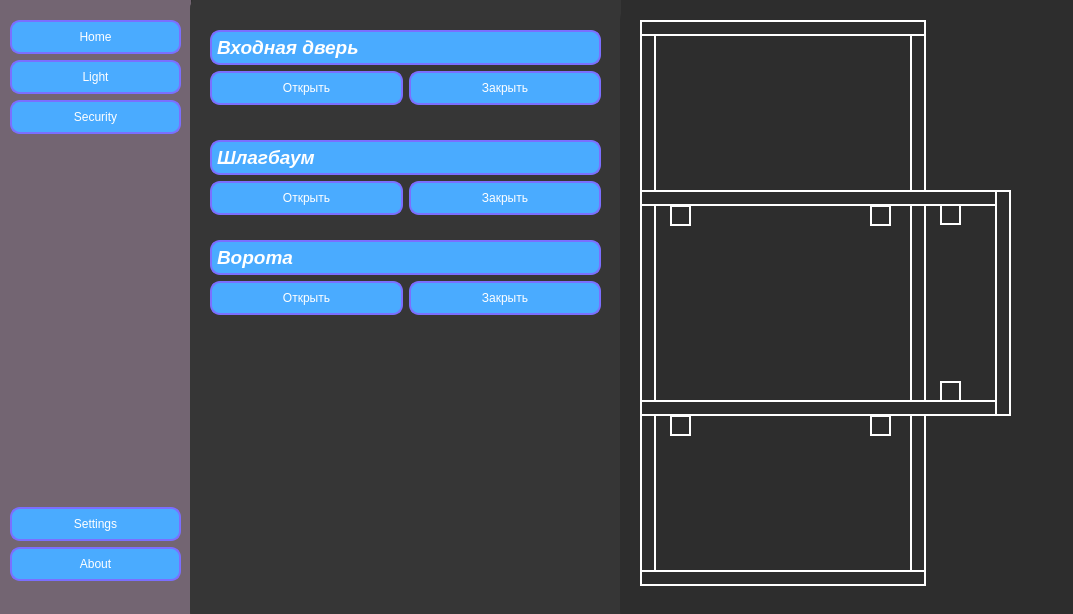
<?xml version="1.0" encoding="UTF-8"?>
<ui version="4.0">
 <class>MainWindow</class>
 <widget class="QMainWindow" name="MainWindow">
  <property name="geometry">
   <rect>
    <x>0</x>
    <y>0</y>
    <width>1073</width>
    <height>614</height>
   </rect>
  </property>
  <property name="windowTitle">
   <string>MainWindow</string>
  </property>
  <property name="autoFillBackground">
   <bool>false</bool>
  </property>
  <property name="styleSheet">
   <string notr="true">background-color: rgb(45, 45, 45);
border-radius: 20%;</string>
  </property>
  <widget class="QWidget" name="centralwidget">
   <widget class="QWidget" name="widget" native="true">
    <property name="geometry">
     <rect>
      <x>0</x>
      <y>0</y>
      <width>191</width>
      <height>621</height>
     </rect>
    </property>
    <property name="styleSheet">
     <string notr="true">background-color: rgb(115, 101, 114);
border-radius: 0%;</string>
    </property>
    <widget class="QWidget" name="layoutWidget">
     <property name="geometry">
      <rect>
       <x>10</x>
       <y>20</y>
       <width>171</width>
       <height>561</height>
      </rect>
     </property>
     <layout class="QVBoxLayout" name="verticalLayout_3">
      <item>
       <layout class="QVBoxLayout" name="verticalLayout_2">
        <item>
         <widget class="QPushButton" name="BTN_Home">
          <property name="styleSheet">
           <string notr="true">border: 2px solid rgb(123, 111, 255);
color: white;
border-radius: 10%;
height: 30px;
background-color: rgb(74, 171, 255);</string>
          </property>
          <property name="text">
           <string>Home</string>
          </property>
          <property name="icon">
           <iconset>
            <normaloff>ICONS/ios-home.svg</normaloff>ICONS/ios-home.svg</iconset>
          </property>
         </widget>
        </item>
        <item>
         <widget class="QPushButton" name="BTN_Light">
          <property name="styleSheet">
           <string notr="true">border: 2px solid rgb(123, 111, 255);
color: white;
border-radius: 10%;
height: 30px;
background-color: rgb(74, 171, 255);</string>
          </property>
          <property name="text">
           <string>Light</string>
          </property>
          <property name="icon">
           <iconset>
            <normaloff>ICONS/ios-bulb.svg</normaloff>ICONS/ios-bulb.svg</iconset>
          </property>
         </widget>
        </item>
        <item>
         <widget class="QPushButton" name="BTN_Security">
          <property name="styleSheet">
           <string notr="true">border: 2px solid rgb(123, 111, 255);
color: white;
border-radius: 10%;
height: 30px;
background-color: rgb(74, 171, 255);</string>
          </property>
          <property name="text">
           <string>Security</string>
          </property>
          <property name="icon">
           <iconset>
            <normaloff>ICONS/md-camera.svg</normaloff>ICONS/md-camera.svg</iconset>
          </property>
         </widget>
        </item>
        <item>
         <spacer name="verticalSpacer">
          <property name="orientation">
           <enum>Qt::Vertical</enum>
          </property>
          <property name="sizeHint" stdset="0">
           <size>
            <width>20</width>
            <height>35</height>
           </size>
          </property>
         </spacer>
        </item>
        <item>
         <widget class="QPushButton" name="BTN_Settings">
          <property name="styleSheet">
           <string notr="true">border: 2px solid rgb(123, 111, 255);
color: white;
border-radius: 10%;
height: 30px;
background-color: rgb(74, 171, 255);</string>
          </property>
          <property name="text">
           <string>Settings</string>
          </property>
          <property name="icon">
           <iconset>
            <normaloff>ICONS/ios-cog.svg</normaloff>ICONS/ios-cog.svg</iconset>
          </property>
         </widget>
        </item>
       </layout>
      </item>
      <item>
       <widget class="QPushButton" name="BTN_About">
        <property name="styleSheet">
         <string notr="true">border: 2px solid rgb(123, 111, 255);
color: white;
border-radius: 10%;
height: 30px;
background-color: rgb(74, 171, 255);</string>
        </property>
        <property name="text">
         <string>About</string>
        </property>
        <property name="icon">
         <iconset>
          <normaloff>ICONS/info-button.png</normaloff>ICONS/info-button.png</iconset>
        </property>
       </widget>
      </item>
     </layout>
    </widget>
   </widget>
   <widget class="QStackedWidget" name="stackedWidget">
    <property name="geometry">
     <rect>
      <x>190</x>
      <y>-10</y>
      <width>431</width>
      <height>641</height>
     </rect>
    </property>
    <property name="styleSheet">
     <string notr="true">background-color: rgb(54, 54, 54)</string>
    </property>
    <widget class="QWidget" name="Home">
     <widget class="QStackedWidget" name="stackedWidget_2">
      <property name="geometry">
       <rect>
        <x>0</x>
        <y>10</y>
        <width>531</width>
        <height>121</height>
       </rect>
      </property>
      <widget class="QWidget" name="Vhod_Dveri">
       <widget class="QWidget" name="layoutWidget">
        <property name="geometry">
         <rect>
          <x>20</x>
          <y>30</y>
          <width>391</width>
          <height>75</height>
         </rect>
        </property>
        <layout class="QVBoxLayout" name="verticalLayout_7">
         <item>
          <widget class="QLabel" name="label_7">
           <property name="font">
            <font>
             <family>Arial</family>
             <pointsize>14</pointsize>
             <weight>75</weight>
             <italic>true</italic>
             <bold>true</bold>
            </font>
           </property>
           <property name="styleSheet">
            <string notr="true">border: 2px solid rgb(123, 111, 255);
color: white;
border-radius: 10%;
height: 30px;
background-color: rgb(74, 171, 255);</string>
           </property>
           <property name="text">
            <string>Входная дверь</string>
           </property>
          </widget>
         </item>
         <item>
          <layout class="QHBoxLayout" name="horizontalLayout_3">
           <item>
            <widget class="QPushButton" name="Open_Vhod">
             <property name="styleSheet">
              <string notr="true">border: 2px solid rgb(123, 111, 255);
color: white;
border-radius: 10%;
height: 30px;
background-color: rgb(74, 171, 255);</string>
             </property>
             <property name="text">
              <string>Открыть</string>
             </property>
            </widget>
           </item>
           <item>
            <widget class="QPushButton" name="Close_Vhod">
             <property name="styleSheet">
              <string notr="true">border: 2px solid rgb(123, 111, 255);
color: white;
border-radius: 10%;
height: 30px;
background-color: rgb(74, 171, 255);</string>
             </property>
             <property name="text">
              <string>Закрыть</string>
             </property>
            </widget>
           </item>
          </layout>
         </item>
        </layout>
       </widget>
      </widget>
      <widget class="QWidget" name="Nothing"/>
     </widget>
     <widget class="QWidget" name="layoutWidget_5">
      <property name="geometry">
       <rect>
        <x>20</x>
        <y>250</y>
        <width>391</width>
        <height>75</height>
       </rect>
      </property>
      <layout class="QVBoxLayout" name="verticalLayout_9">
       <item>
        <widget class="QLabel" name="label_9">
         <property name="font">
          <font>
           <family>Arial</family>
           <pointsize>14</pointsize>
           <weight>75</weight>
           <italic>true</italic>
           <bold>true</bold>
          </font>
         </property>
         <property name="accessibleDescription">
          <string/>
         </property>
         <property name="styleSheet">
          <string notr="true">border: 2px solid rgb(123, 111, 255);
color: white;
border-radius: 10%;
height: 30px;
background-color: rgb(74, 171, 255);</string>
         </property>
         <property name="text">
          <string>Ворота</string>
         </property>
        </widget>
       </item>
       <item>
        <layout class="QHBoxLayout" name="horizontalLayout_5">
         <item>
          <widget class="QPushButton" name="Gar_Ope">
           <property name="styleSheet">
            <string notr="true">border: 2px solid rgb(123, 111, 255);
color: white;
border-radius: 10%;
height: 30px;
background-color: rgb(74, 171, 255);</string>
           </property>
           <property name="text">
            <string>Открыть</string>
           </property>
          </widget>
         </item>
         <item>
          <widget class="QPushButton" name="Gar_Close">
           <property name="styleSheet">
            <string notr="true">border: 2px solid rgb(123, 111, 255);
color: white;
border-radius: 10%;
height: 30px;
background-color: rgb(74, 171, 255);</string>
           </property>
           <property name="text">
            <string>Закрыть</string>
           </property>
          </widget>
         </item>
        </layout>
       </item>
      </layout>
     </widget>
     <widget class="QWidget" name="layoutWidget">
      <property name="geometry">
       <rect>
        <x>20</x>
        <y>150</y>
        <width>391</width>
        <height>75</height>
       </rect>
      </property>
      <layout class="QVBoxLayout" name="verticalLayout_8">
       <item>
        <widget class="QLabel" name="label_8">
         <property name="font">
          <font>
           <family>Arial</family>
           <pointsize>14</pointsize>
           <weight>75</weight>
           <italic>true</italic>
           <bold>true</bold>
          </font>
         </property>
         <property name="accessibleDescription">
          <string/>
         </property>
         <property name="styleSheet">
          <string notr="true">border: 2px solid rgb(123, 111, 255);
color: white;
border-radius: 10%;
height: 30px;
background-color: rgb(74, 171, 255);</string>
         </property>
         <property name="text">
          <string>Шлагбаум</string>
         </property>
        </widget>
       </item>
       <item>
        <layout class="QHBoxLayout" name="horizontalLayout_4">
         <item>
          <widget class="QPushButton" name="Shlak_Open">
           <property name="styleSheet">
            <string notr="true">border: 2px solid rgb(123, 111, 255);
color: white;
border-radius: 10%;
height: 30px;
background-color: rgb(74, 171, 255);</string>
           </property>
           <property name="text">
            <string>Открыть</string>
           </property>
          </widget>
         </item>
         <item>
          <widget class="QPushButton" name="Slack_Close">
           <property name="styleSheet">
            <string notr="true">border: 2px solid rgb(123, 111, 255);
color: white;
border-radius: 10%;
height: 30px;
background-color: rgb(74, 171, 255);</string>
           </property>
           <property name="text">
            <string>Закрыть</string>
           </property>
          </widget>
         </item>
        </layout>
       </item>
      </layout>
     </widget>
    </widget>
    <widget class="QWidget" name="Light">
     <widget class="QLabel" name="label_2">
      <property name="geometry">
       <rect>
        <x>10</x>
        <y>20</y>
        <width>401</width>
        <height>61</height>
       </rect>
      </property>
      <property name="font">
       <font>
        <family>Arial</family>
        <pointsize>14</pointsize>
        <weight>75</weight>
        <italic>true</italic>
        <bold>true</bold>
       </font>
      </property>
      <property name="styleSheet">
       <string notr="true">border: 2px solid rgb(123, 111, 255);
color: white;
border-radius: 10%;
height: 30px;
background-color: rgb(74, 171, 255);
text-align: center;</string>
      </property>
      <property name="text">
       <string>             Управление светом</string>
      </property>
     </widget>
     <widget class="QWidget" name="layoutWidget">
      <property name="geometry">
       <rect>
        <x>30</x>
        <y>120</y>
        <width>371</width>
        <height>381</height>
       </rect>
      </property>
      <layout class="QVBoxLayout" name="verticalLayout_33">
       <item>
        <layout class="QVBoxLayout" name="verticalLayout_30">
         <item>
          <widget class="QLabel" name="label_17">
           <property name="font">
            <font>
             <family>Arial</family>
             <pointsize>10</pointsize>
             <weight>75</weight>
             <italic>true</italic>
             <bold>true</bold>
            </font>
           </property>
           <property name="styleSheet">
            <string notr="true">border: 2px solid rgb(123, 111, 255);
color: white;
border-radius: 10%;
height: 30px;
text-align: center;</string>
           </property>
           <property name="text">
            <string>                      Свет в коридоре</string>
           </property>
          </widget>
         </item>
         <item>
          <layout class="QHBoxLayout" name="horizontalLayout_23">
           <item>
            <widget class="QPushButton" name="Kor_Light_On_4">
             <property name="styleSheet">
              <string notr="true">border: 2px solid rgb(123, 111, 255);
color: white;
border-radius: 10%;
height: 30px;
text-align: center;</string>
             </property>
             <property name="text">
              <string>Включить</string>
             </property>
            </widget>
           </item>
           <item>
            <widget class="QPushButton" name="Kor_Light_Off_4">
             <property name="styleSheet">
              <string notr="true">border: 2px solid rgb(123, 111, 255);
color: white;
border-radius: 10%;
height: 30px;
text-align: center;</string>
             </property>
             <property name="text">
              <string>Выключить</string>
             </property>
            </widget>
           </item>
          </layout>
         </item>
        </layout>
       </item>
       <item>
        <layout class="QVBoxLayout" name="verticalLayout_31">
         <item>
          <widget class="QLabel" name="label_18">
           <property name="font">
            <font>
             <family>Arial</family>
             <pointsize>10</pointsize>
             <weight>75</weight>
             <italic>true</italic>
             <bold>true</bold>
            </font>
           </property>
           <property name="styleSheet">
            <string notr="true">border: 2px solid rgb(123, 111, 255);
color: white;
border-radius: 10%;
height: 30px;
text-align: center;</string>
           </property>
           <property name="text">
            <string>                      Свет в гостинной</string>
           </property>
          </widget>
         </item>
         <item>
          <layout class="QHBoxLayout" name="horizontalLayout_24">
           <item>
            <widget class="QPushButton" name="Gost_Light_On_4">
             <property name="styleSheet">
              <string notr="true">border: 2px solid rgb(123, 111, 255);
color: white;
border-radius: 10%;
height: 30px;
text-align: center;</string>
             </property>
             <property name="text">
              <string>Включить</string>
             </property>
            </widget>
           </item>
           <item>
            <widget class="QPushButton" name="Gost_Light_Off_4">
             <property name="styleSheet">
              <string notr="true">border: 2px solid rgb(123, 111, 255);
color: white;
border-radius: 10%;
height: 30px;
text-align: center;</string>
             </property>
             <property name="text">
              <string>Выключить</string>
             </property>
            </widget>
           </item>
          </layout>
         </item>
        </layout>
       </item>
       <item>
        <layout class="QVBoxLayout" name="verticalLayout_32">
         <item>
          <widget class="QLabel" name="label_19">
           <property name="font">
            <font>
             <family>Arial</family>
             <pointsize>10</pointsize>
             <weight>75</weight>
             <italic>true</italic>
             <bold>true</bold>
            </font>
           </property>
           <property name="styleSheet">
            <string notr="true">border: 2px solid rgb(123, 111, 255);
color: white;
border-radius: 10%;
height: 30px;
text-align: center;</string>
           </property>
           <property name="text">
            <string>                      Свет в гараже</string>
           </property>
          </widget>
         </item>
         <item>
          <layout class="QHBoxLayout" name="horizontalLayout_25">
           <item>
            <widget class="QPushButton" name="Gar_Light_On_3">
             <property name="styleSheet">
              <string notr="true">border: 2px solid rgb(123, 111, 255);
color: white;
border-radius: 10%;
height: 30px;
text-align: center;</string>
             </property>
             <property name="text">
              <string>Включить</string>
             </property>
            </widget>
           </item>
           <item>
            <widget class="QPushButton" name="Gar_Light_Off_3">
             <property name="styleSheet">
              <string notr="true">border: 2px solid rgb(123, 111, 255);
color: white;
border-radius: 10%;
height: 30px;
text-align: center;</string>
             </property>
             <property name="text">
              <string>Выключить</string>
             </property>
            </widget>
           </item>
          </layout>
         </item>
        </layout>
       </item>
      </layout>
     </widget>
    </widget>
    <widget class="QWidget" name="Security">
     <widget class="QWidget" name="layoutWidget">
      <property name="geometry">
       <rect>
        <x>30</x>
        <y>40</y>
        <width>371</width>
        <height>91</height>
       </rect>
      </property>
      <layout class="QVBoxLayout" name="verticalLayout">
       <item>
        <widget class="QLabel" name="label">
         <property name="font">
          <font>
           <family>Arial</family>
           <pointsize>12</pointsize>
           <weight>75</weight>
           <italic>true</italic>
           <bold>true</bold>
          </font>
         </property>
         <property name="styleSheet">
          <string notr="true">border: 2px solid rgb(123, 111, 255);
color: white;
border-radius: 10%;
height: 30px;
background-color: rgb(74, 171, 255);
</string>
         </property>
         <property name="text">
          <string>Пароль для открытия двери</string>
         </property>
        </widget>
       </item>
       <item>
        <layout class="QHBoxLayout" name="horizontalLayout">
         <item>
          <widget class="QLineEdit" name="Enter_Pass_Line">
           <property name="styleSheet">
            <string notr="true">border: 2px solid rgb(123, 111, 255);
color: white;
border-radius: 10%;
height: 30px;

</string>
           </property>
          </widget>
         </item>
         <item>
          <widget class="QPushButton" name="BTN_Enter_Pass">
           <property name="styleSheet">
            <string notr="true">border: 2px solid rgb(123, 111, 255);
color: white;
border-radius: 10%;
height: 30px;
background-color: rgb(74, 171, 255);
</string>
           </property>
           <property name="text">
            <string>Отправить</string>
           </property>
           <property name="icon">
            <iconset>
             <normaloff>ICONS/ios-cloud-upload.svg</normaloff>ICONS/ios-cloud-upload.svg</iconset>
           </property>
          </widget>
         </item>
        </layout>
       </item>
      </layout>
     </widget>
     <widget class="QWidget" name="layoutWidget">
      <property name="geometry">
       <rect>
        <x>10</x>
        <y>160</y>
        <width>411</width>
        <height>451</height>
       </rect>
      </property>
      <layout class="QVBoxLayout" name="verticalLayout_4">
       <item>
        <widget class="QLabel" name="label_3">
         <property name="font">
          <font>
           <family>Arial</family>
           <pointsize>12</pointsize>
           <weight>75</weight>
           <italic>true</italic>
           <bold>true</bold>
          </font>
         </property>
         <property name="styleSheet">
          <string notr="true">border: 2px solid rgb(123, 111, 255);
color: white;
border-radius: 10%;
height: 30px;
background-color: rgb(74, 171, 255);
</string>
         </property>
         <property name="text">
          <string>Просмотр активности</string>
         </property>
        </widget>
       </item>
       <item>
        <widget class="QListWidget" name="Security_Activity">
         <property name="styleSheet">
          <string notr="true">border: 2px solid rgb(123, 111, 255);
color: white;
border-radius: 10%;</string>
         </property>
        </widget>
       </item>
      </layout>
     </widget>
    </widget>
    <widget class="QWidget" name="Settings">
     <widget class="QWidget" name="layoutWidget">
      <property name="geometry">
       <rect>
        <x>21</x>
        <y>41</y>
        <width>391</width>
        <height>101</height>
       </rect>
      </property>
      <layout class="QVBoxLayout" name="verticalLayout_10">
       <item>
        <widget class="QLabel" name="label_10">
         <property name="font">
          <font>
           <family>Arial</family>
           <pointsize>14</pointsize>
           <weight>75</weight>
           <italic>true</italic>
           <bold>true</bold>
          </font>
         </property>
         <property name="styleSheet">
          <string notr="true">border: 2px solid rgb(123, 111, 255);
color: white;
border-radius: 10%;
height: 30px;
background-color: rgb(74, 171, 255);</string>
         </property>
         <property name="text">
          <string>Задать пароль</string>
         </property>
        </widget>
       </item>
       <item>
        <layout class="QHBoxLayout" name="horizontalLayout_6">
         <item>
          <widget class="QLineEdit" name="Line_Set_Pass">
           <property name="styleSheet">
            <string notr="true">border: 2px solid rgb(123, 111, 255);
color: white;
border-radius: 10%;
height: 30px;
background-color: rgb(74, 171, 255);</string>
           </property>
          </widget>
         </item>
         <item>
          <widget class="QPushButton" name="BTN_Set_Pass">
           <property name="font">
            <font>
             <family>Arial</family>
             <pointsize>10</pointsize>
             <weight>75</weight>
             <italic>true</italic>
             <bold>true</bold>
            </font>
           </property>
           <property name="styleSheet">
            <string notr="true">border: 2px solid rgb(123, 111, 255);
color: white;
border-radius: 10%;
height: 30px;
background-color: rgb(74, 171, 255);</string>
           </property>
           <property name="text">
            <string>Задать</string>
           </property>
           <property name="icon">
            <iconset>
             <normaloff>ICONS/ios-add-circle.svg</normaloff>ICONS/ios-add-circle.svg</iconset>
           </property>
          </widget>
         </item>
        </layout>
       </item>
       <item>
        <widget class="QLabel" name="Check_State_Pass">
         <property name="styleSheet">
          <string notr="true"/>
         </property>
         <property name="text">
          <string/>
         </property>
        </widget>
       </item>
      </layout>
     </widget>
    </widget>
    <widget class="QWidget" name="About">
     <widget class="QLabel" name="label_4">
      <property name="geometry">
       <rect>
        <x>40</x>
        <y>40</y>
        <width>361</width>
        <height>41</height>
       </rect>
      </property>
      <property name="font">
       <font>
        <family>Arial</family>
        <pointsize>14</pointsize>
        <weight>75</weight>
        <italic>true</italic>
        <bold>true</bold>
       </font>
      </property>
      <property name="styleSheet">
       <string notr="true">border: 2px solid rgb(123, 111, 255);
color: white;
border-radius: 10%;
height: 30px;
background-color: rgb(74, 171, 255);</string>
      </property>
      <property name="text">
       <string>О приложении &quot;Smart Home&quot;</string>
      </property>
     </widget>
     <widget class="QTextBrowser" name="textBrowser">
      <property name="geometry">
       <rect>
        <x>40</x>
        <y>120</y>
        <width>351</width>
        <height>451</height>
       </rect>
      </property>
      <property name="styleSheet">
       <string notr="true">
color: rgb(255, 255, 255);</string>
      </property>
      <property name="html">
       <string>&lt;!DOCTYPE HTML PUBLIC &quot;-//W3C//DTD HTML 4.0//EN&quot; &quot;http://www.w3.org/TR/REC-html40/strict.dtd&quot;&gt;
&lt;html&gt;&lt;head&gt;&lt;meta name=&quot;qrichtext&quot; content=&quot;1&quot; /&gt;&lt;style type=&quot;text/css&quot;&gt;
p, li { white-space: pre-wrap; }
&lt;/style&gt;&lt;/head&gt;&lt;body style=&quot; font-family:'MS Shell Dlg 2'; font-size:7.8pt; font-weight:400; font-style:normal;&quot;&gt;
&lt;p style=&quot; margin-top:0px; margin-bottom:0px; margin-left:0px; margin-right:0px; -qt-block-indent:0; text-indent:0px;&quot;&gt;&lt;span style=&quot; font-size:12pt; color:#ffffff;&quot;&gt;Данное приложения является аппаратной частью проекта &amp;quot;Smart Home&amp;quot;. Приложение написанно на языке программирования &lt;/span&gt;&lt;span style=&quot; font-size:12pt; font-weight:600; color:#ffffff;&quot;&gt;Python&lt;/span&gt;&lt;span style=&quot; font-size:12pt; color:#ffffff;&quot;&gt;, для графического интерфейса была использованна библиотека &lt;/span&gt;&lt;span style=&quot; font-size:12pt; font-weight:600; font-style:italic; text-decoration: underline; color:#ffffff;&quot;&gt;PyQt5&lt;/span&gt;&lt;span style=&quot; font-size:12pt; color:#ffffff;&quot;&gt;. В аппаратной части лежит система из датчиков и моторов на базе &lt;/span&gt;&lt;span style=&quot; font-size:12pt; font-weight:600; color:#ffffff;&quot;&gt;Arduino Uno. &lt;/span&gt;&lt;span style=&quot; font-size:12pt; color:#ffffff;&quot;&gt;Для общения между компьютером и платой &lt;/span&gt;&lt;span style=&quot; font-size:12pt; font-weight:600; color:#ffffff;&quot;&gt;Arduino&lt;/span&gt;&lt;span style=&quot; font-size:12pt; color:#ffffff;&quot;&gt; используется всё та же библиотека &lt;/span&gt;&lt;span style=&quot; font-size:12pt; font-weight:600; color:#ffffff;&quot;&gt;PyQt5&lt;/span&gt;&lt;span style=&quot; font-size:12pt; color:#ffffff;&quot;&gt;. Для редактирования графической части приложения использовался бесплатный редактор QtDesigner.&lt;/span&gt;&lt;/p&gt;&lt;/body&gt;&lt;/html&gt;</string>
      </property>
     </widget>
    </widget>
   </widget>
   <widget class="QGroupBox" name="groupBox_3">
    <property name="geometry">
     <rect>
      <x>620</x>
      <y>0</y>
      <width>451</width>
      <height>631</height>
     </rect>
    </property>
    <property name="styleSheet">
     <string notr="true">alternate-background-color: rgb(42, 42, 42);</string>
    </property>
    <property name="title">
     <string/>
    </property>
    <widget class="Line" name="line">
     <property name="geometry">
      <rect>
       <x>20</x>
       <y>20</y>
       <width>16</width>
       <height>561</height>
      </rect>
     </property>
     <property name="styleSheet">
      <string notr="true">border: 2px solid #fff;
</string>
     </property>
     <property name="orientation">
      <enum>Qt::Vertical</enum>
     </property>
    </widget>
    <widget class="Line" name="line_2">
     <property name="geometry">
      <rect>
       <x>20</x>
       <y>570</y>
       <width>286</width>
       <height>16</height>
      </rect>
     </property>
     <property name="styleSheet">
      <string notr="true">border: 2px solid #fff;
</string>
     </property>
     <property name="orientation">
      <enum>Qt::Horizontal</enum>
     </property>
    </widget>
    <widget class="Line" name="line_3">
     <property name="geometry">
      <rect>
       <x>20</x>
       <y>400</y>
       <width>371</width>
       <height>16</height>
      </rect>
     </property>
     <property name="styleSheet">
      <string notr="true">border: 2px solid #fff;
</string>
     </property>
     <property name="orientation">
      <enum>Qt::Horizontal</enum>
     </property>
    </widget>
    <widget class="Line" name="line_4">
     <property name="geometry">
      <rect>
       <x>20</x>
       <y>190</y>
       <width>371</width>
       <height>16</height>
      </rect>
     </property>
     <property name="styleSheet">
      <string notr="true">border: 2px solid #fff;
</string>
     </property>
     <property name="orientation">
      <enum>Qt::Horizontal</enum>
     </property>
    </widget>
    <widget class="Line" name="line_5">
     <property name="geometry">
      <rect>
       <x>20</x>
       <y>20</y>
       <width>286</width>
       <height>16</height>
      </rect>
     </property>
     <property name="styleSheet">
      <string notr="true">border: 2px solid #fff;
</string>
     </property>
     <property name="orientation">
      <enum>Qt::Horizontal</enum>
     </property>
    </widget>
    <widget class="Line" name="line_6">
     <property name="geometry">
      <rect>
       <x>290</x>
       <y>20</y>
       <width>16</width>
       <height>566</height>
      </rect>
     </property>
     <property name="styleSheet">
      <string notr="true">border: 2px solid #fff;
</string>
     </property>
     <property name="orientation">
      <enum>Qt::Vertical</enum>
     </property>
    </widget>
    <widget class="Line" name="line_7">
     <property name="geometry">
      <rect>
       <x>375</x>
       <y>190</y>
       <width>16</width>
       <height>226</height>
      </rect>
     </property>
     <property name="styleSheet">
      <string notr="true">border: 2px solid #fff;
</string>
     </property>
     <property name="orientation">
      <enum>Qt::Vertical</enum>
     </property>
    </widget>
    <widget class="Line" name="Light_Kor2">
     <property name="geometry">
      <rect>
       <x>50</x>
       <y>415</y>
       <width>21</width>
       <height>21</height>
      </rect>
     </property>
     <property name="styleSheet">
      <string notr="true">border: 2px solid #fff;
</string>
     </property>
     <property name="orientation">
      <enum>Qt::Vertical</enum>
     </property>
    </widget>
    <widget class="Line" name="Light_Kor1">
     <property name="geometry">
      <rect>
       <x>250</x>
       <y>415</y>
       <width>21</width>
       <height>21</height>
      </rect>
     </property>
     <property name="styleSheet">
      <string notr="true">border: 2px solid #fff;
</string>
     </property>
     <property name="orientation">
      <enum>Qt::Vertical</enum>
     </property>
    </widget>
    <widget class="Line" name="Light_Gost1">
     <property name="geometry">
      <rect>
       <x>250</x>
       <y>205</y>
       <width>21</width>
       <height>21</height>
      </rect>
     </property>
     <property name="styleSheet">
      <string notr="true">border: 2px solid #fff;
</string>
     </property>
     <property name="orientation">
      <enum>Qt::Vertical</enum>
     </property>
    </widget>
    <widget class="Line" name="Light_Gost2">
     <property name="geometry">
      <rect>
       <x>50</x>
       <y>205</y>
       <width>21</width>
       <height>21</height>
      </rect>
     </property>
     <property name="styleSheet">
      <string notr="true">border: 2px solid #fff;
</string>
     </property>
     <property name="orientation">
      <enum>Qt::Vertical</enum>
     </property>
    </widget>
    <widget class="Line" name="Light_Gar1">
     <property name="geometry">
      <rect>
       <x>320</x>
       <y>204</y>
       <width>21</width>
       <height>21</height>
      </rect>
     </property>
     <property name="styleSheet">
      <string notr="true">border: 2px solid #fff;
</string>
     </property>
     <property name="orientation">
      <enum>Qt::Vertical</enum>
     </property>
    </widget>
    <widget class="Line" name="Light_Gar_2">
     <property name="geometry">
      <rect>
       <x>320</x>
       <y>381</y>
       <width>21</width>
       <height>21</height>
      </rect>
     </property>
     <property name="styleSheet">
      <string notr="true">border: 2px solid #fff;
</string>
     </property>
     <property name="orientation">
      <enum>Qt::Vertical</enum>
     </property>
    </widget>
    <widget class="QGroupBox" name="Color">
     <property name="geometry">
      <rect>
       <x>20</x>
       <y>20</y>
       <width>281</width>
       <height>571</height>
      </rect>
     </property>
     <property name="styleSheet">
      <string notr="true">border-radius: 0px;</string>
     </property>
     <property name="title">
      <string/>
     </property>
    </widget>
    <zorder>Color</zorder>
    <zorder>line_6</zorder>
    <zorder>line</zorder>
    <zorder>line_2</zorder>
    <zorder>line_3</zorder>
    <zorder>line_4</zorder>
    <zorder>line_5</zorder>
    <zorder>line_7</zorder>
    <zorder>Light_Kor2</zorder>
    <zorder>Light_Gost1</zorder>
    <zorder>Light_Gost2</zorder>
    <zorder>Light_Gar1</zorder>
    <zorder>Light_Gar_2</zorder>
    <zorder>Light_Kor1</zorder>
   </widget>
  </widget>
 </widget>
 <resources/>
 <connections/>
</ui>
